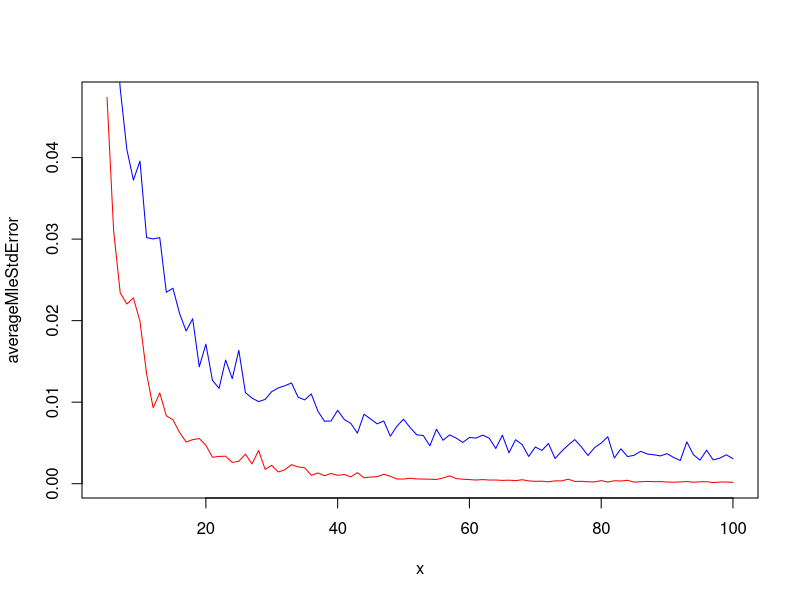
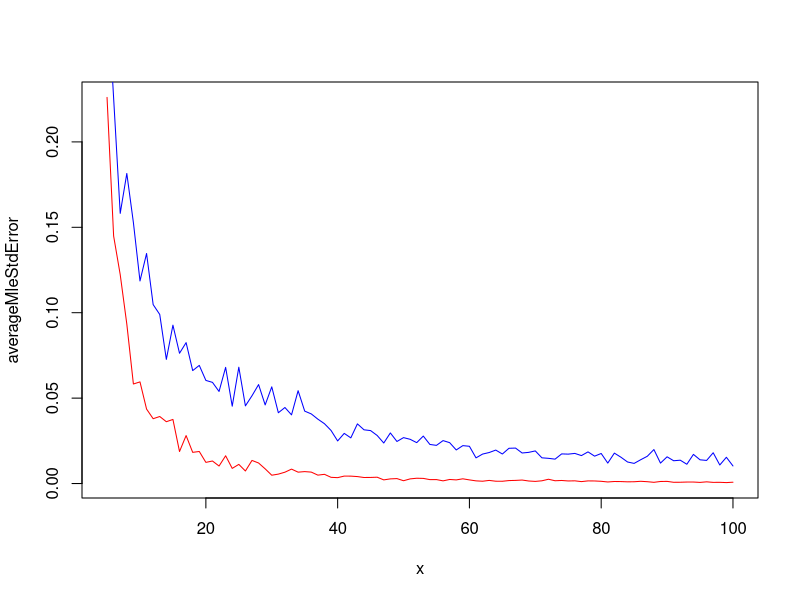
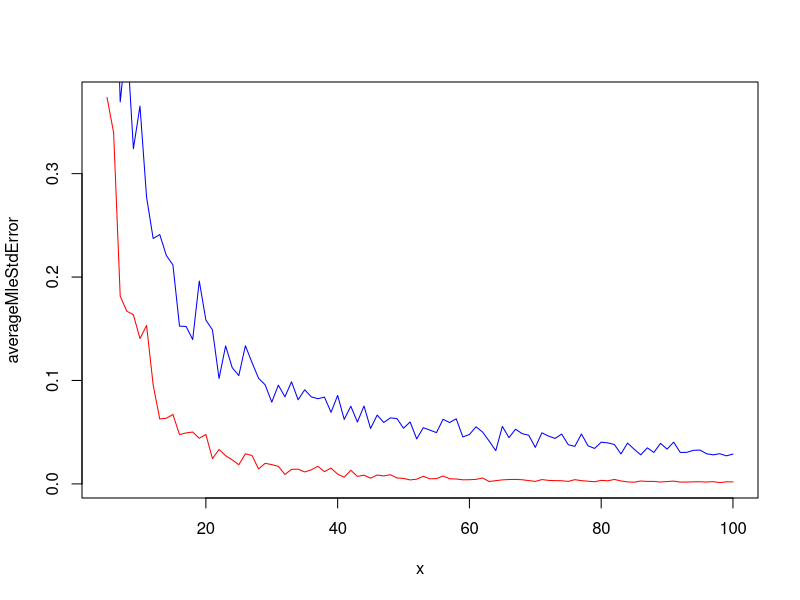
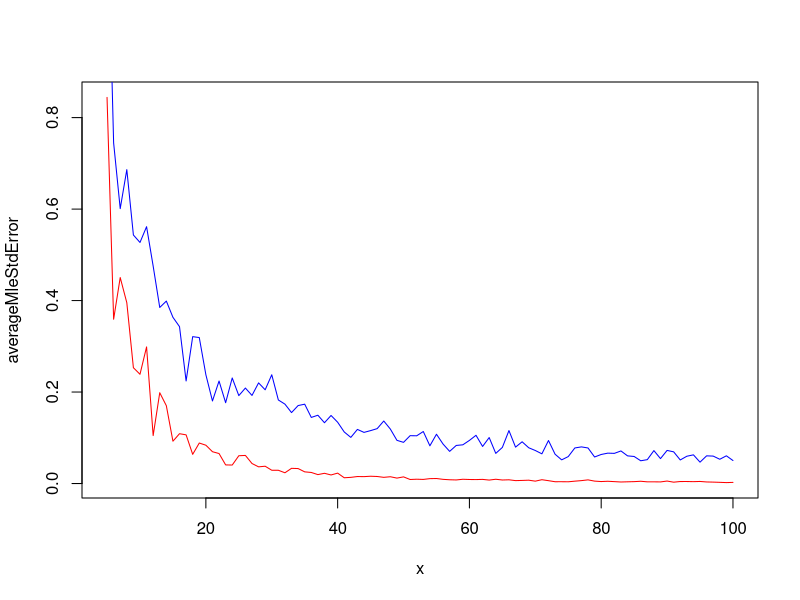
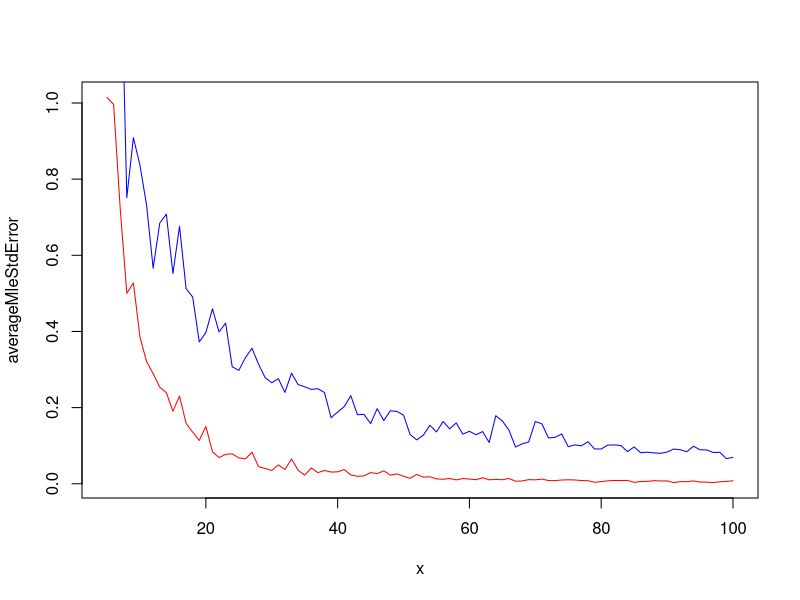
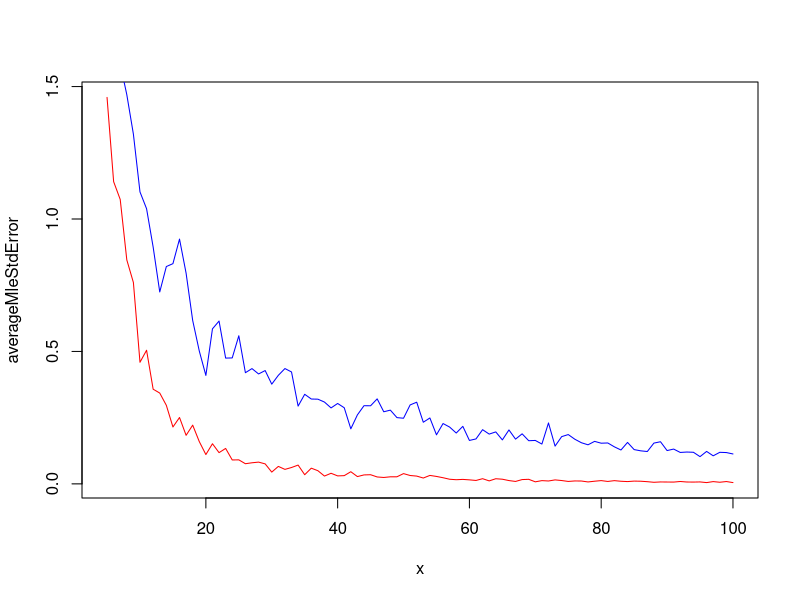
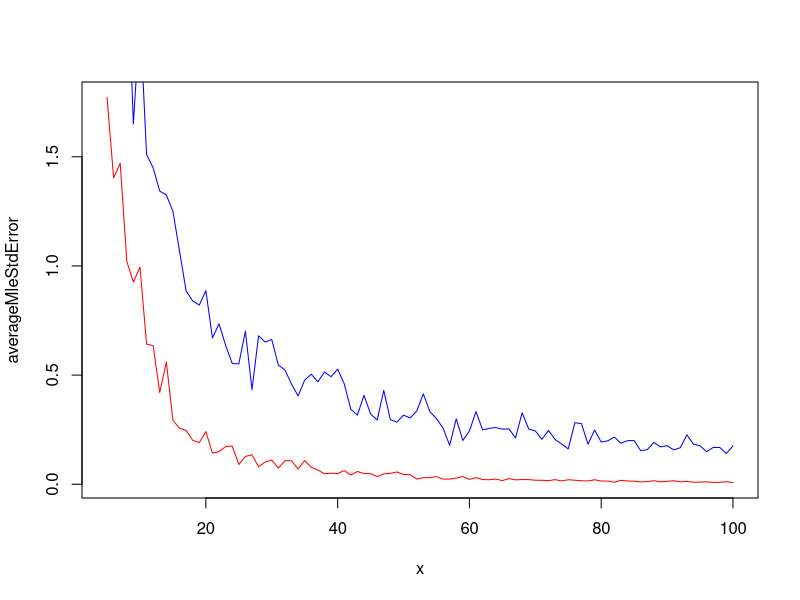
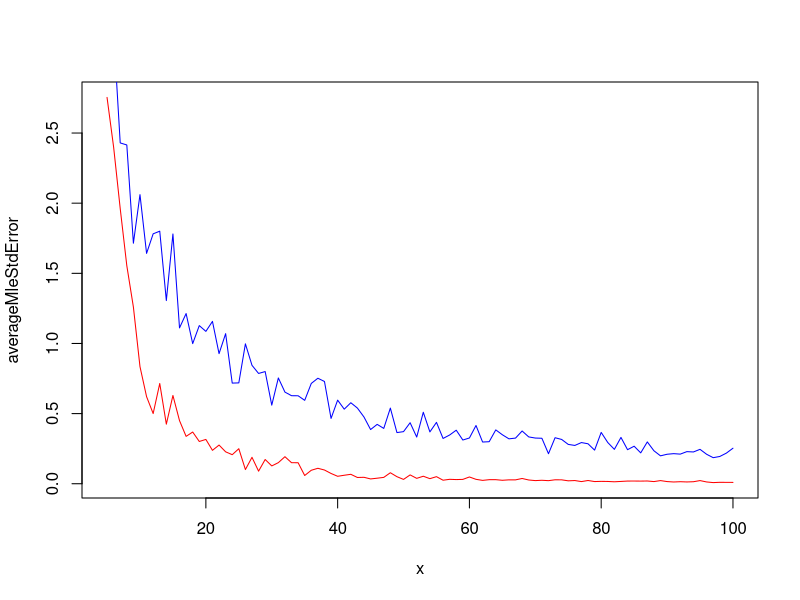

Recreate these plots in R, in order.
# MULTIPLE : plot all the graph in one window
# par(mfrow = c(2,5));
#globalMLEvector <- numeric(0);
#globalMOMEVector <- numeric(0);
x <- seq(5,100);
y <- seq(1,10);


for(theta in 1:10)
{
	mleVector <- numeric(0);
	momeVector <- numeric(0);

	#number of random variables to be generated
	n = 0;
	
	#number of times the simulation should be run
	nsim <- 100;
	
	averageMleStdError <- numeric(0);
	averageMomeStdError <- numeric(0);
	for(n in 5:100)
	{
		mle <- numeric(0);
		mome <- numeric(0);
		mleStdError <- numeric(0);
		momeStdError <- numeric(0);
		for(i in 1:nsim) 
		{
			# create a random uniform distribution with n and theta
			randX<-runif(n,0,theta);

			# find maximum likelihood 
			mle<-c(mle,randX[which.max(randX)]);

			# find mome 
			mome<-c(mome,2*mean(randX));

			# find standard error of mle and mome
			mleStdError <- c(mleStdError,(mle[i] - theta)*(mle[i] - theta));
		
			momeStdError <- c(momeStdError,(mome[i] - theta)*(mome[i] - theta));
		}
		# find the mean of mle standard error and mome standard error
		averageMleStdError <-c(averageMleStdError,mean(mleStdError));

		averageMomeStdError <- c(averageMomeStdError,mean(momeStdError));
		
	}

	# MULTIPLE : plot the graph for each value of theta
	 plot(x,averageMleStdError,type="l",col="red");
	 lines(x,averageMomeStdError,type="l",col="blue");

	# ONE : store global error 
	#globalMLEvector <- c(globalMLEvector, mean(averageMleStdError));

	#globalMOMEVector <- c(globalMOMEVector, mean(averageMomeStdError));

}

# ONE: plot the graph between theta and n

#plot(y,globalMOMEVector,type="l",col="blue");
#lines(y,globalMLEvector,type="l",col="red");
